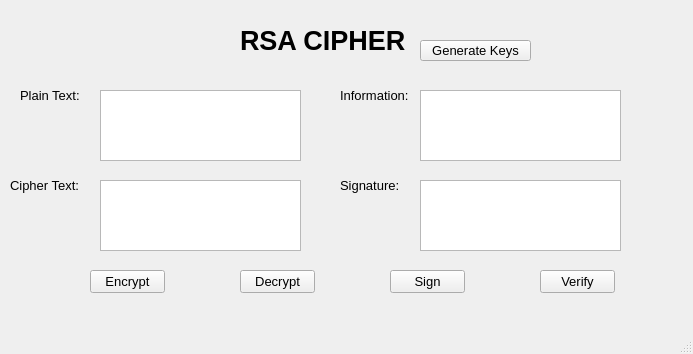
<?xml version="1.0" encoding="UTF-8"?>
<ui version="4.0">
 <class>MainWindow</class>
 <widget class="QMainWindow" name="MainWindow">
  <property name="geometry">
   <rect>
    <x>0</x>
    <y>0</y>
    <width>693</width>
    <height>354</height>
   </rect>
  </property>
  <property name="windowTitle">
   <string>MainWindow</string>
  </property>
  <widget class="QWidget" name="centralwidget">
   <widget class="QLabel" name="label">
    <property name="geometry">
     <rect>
      <x>240</x>
      <y>20</y>
      <width>171</width>
      <height>41</height>
     </rect>
    </property>
    <property name="font">
     <font>
      <pointsize>20</pointsize>
      <weight>75</weight>
      <bold>true</bold>
     </font>
    </property>
    <property name="text">
     <string>RSA CIPHER</string>
    </property>
   </widget>
   <widget class="QLabel" name="label_2">
    <property name="geometry">
     <rect>
      <x>20</x>
      <y>80</y>
      <width>61</width>
      <height>31</height>
     </rect>
    </property>
    <property name="font">
     <font>
      <pointsize>10</pointsize>
     </font>
    </property>
    <property name="text">
     <string>Plain Text:</string>
    </property>
   </widget>
   <widget class="QLabel" name="label_3">
    <property name="geometry">
     <rect>
      <x>10</x>
      <y>170</y>
      <width>81</width>
      <height>31</height>
     </rect>
    </property>
    <property name="font">
     <font>
      <pointsize>10</pointsize>
     </font>
    </property>
    <property name="text">
     <string>Cipher Text:</string>
    </property>
   </widget>
   <widget class="QLabel" name="label_4">
    <property name="geometry">
     <rect>
      <x>340</x>
      <y>170</y>
      <width>61</width>
      <height>31</height>
     </rect>
    </property>
    <property name="font">
     <font>
      <pointsize>10</pointsize>
     </font>
    </property>
    <property name="text">
     <string>Signature:</string>
    </property>
   </widget>
   <widget class="QLabel" name="label_5">
    <property name="geometry">
     <rect>
      <x>340</x>
      <y>80</y>
      <width>81</width>
      <height>31</height>
     </rect>
    </property>
    <property name="font">
     <font>
      <pointsize>10</pointsize>
     </font>
    </property>
    <property name="text">
     <string>Information:</string>
    </property>
   </widget>
   <widget class="QTextEdit" name="txt_plain_text">
    <property name="geometry">
     <rect>
      <x>100</x>
      <y>90</y>
      <width>201</width>
      <height>71</height>
     </rect>
    </property>
   </widget>
   <widget class="QTextEdit" name="txt_cipher_text">
    <property name="geometry">
     <rect>
      <x>100</x>
      <y>180</y>
      <width>201</width>
      <height>71</height>
     </rect>
    </property>
   </widget>
   <widget class="QTextEdit" name="txt_info">
    <property name="geometry">
     <rect>
      <x>420</x>
      <y>90</y>
      <width>201</width>
      <height>71</height>
     </rect>
    </property>
   </widget>
   <widget class="QTextEdit" name="txt_sign">
    <property name="geometry">
     <rect>
      <x>420</x>
      <y>180</y>
      <width>201</width>
      <height>71</height>
     </rect>
    </property>
   </widget>
   <widget class="QPushButton" name="btn_encrypt">
    <property name="geometry">
     <rect>
      <x>90</x>
      <y>270</y>
      <width>75</width>
      <height>23</height>
     </rect>
    </property>
    <property name="font">
     <font>
      <pointsize>10</pointsize>
     </font>
    </property>
    <property name="text">
     <string>Encrypt</string>
    </property>
   </widget>
   <widget class="QPushButton" name="btn_decrypt">
    <property name="geometry">
     <rect>
      <x>240</x>
      <y>270</y>
      <width>75</width>
      <height>23</height>
     </rect>
    </property>
    <property name="font">
     <font>
      <pointsize>10</pointsize>
     </font>
    </property>
    <property name="text">
     <string>Decrypt</string>
    </property>
   </widget>
   <widget class="QPushButton" name="btn_sigh">
    <property name="geometry">
     <rect>
      <x>390</x>
      <y>270</y>
      <width>75</width>
      <height>23</height>
     </rect>
    </property>
    <property name="font">
     <font>
      <pointsize>10</pointsize>
     </font>
    </property>
    <property name="text">
     <string>Sign</string>
    </property>
   </widget>
   <widget class="QPushButton" name="btn_verify">
    <property name="geometry">
     <rect>
      <x>540</x>
      <y>270</y>
      <width>75</width>
      <height>23</height>
     </rect>
    </property>
    <property name="font">
     <font>
      <pointsize>10</pointsize>
     </font>
    </property>
    <property name="text">
     <string>Verify</string>
    </property>
   </widget>
   <widget class="QPushButton" name="btn_gen_keys">
    <property name="geometry">
     <rect>
      <x>420</x>
      <y>40</y>
      <width>111</width>
      <height>21</height>
     </rect>
    </property>
    <property name="font">
     <font>
      <pointsize>10</pointsize>
     </font>
    </property>
    <property name="text">
     <string>Generate Keys</string>
    </property>
   </widget>
  </widget>
  <widget class="QMenuBar" name="menubar">
   <property name="geometry">
    <rect>
     <x>0</x>
     <y>0</y>
     <width>693</width>
     <height>26</height>
    </rect>
   </property>
  </widget>
  <widget class="QStatusBar" name="statusbar"/>
 </widget>
 <resources/>
 <connections/>
</ui>
